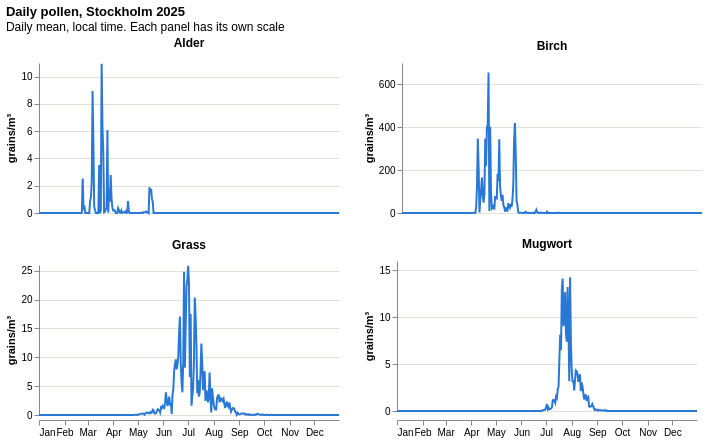

Here is the notebook cell this chart was saved with:
### Code cell
# 3. One season per pollen type: Stockholm 2025 (small multiples, own y-scale per panel)
import altair as alt

plot = (daily.query("city == 'Stockholm' and day.dt.year == 2025")
        .melt(id_vars="day", value_vars=POLLEN, var_name="pollen", value_name="grains"))
plot["pollen"] = plot["pollen"].str.replace("_pollen", "").str.capitalize()

# Axis labels: values >= 1000 shown as K (e.g. 1.2K)
k_labels = "datum.value >= 1000 ? format(datum.value / 1000, '~r') + 'K' : format(datum.value, '~r')"

(
    alt.Chart(plot)
    .mark_line(strokeWidth=2, color="#2a78d6")
    .encode(
        x=alt.X("day:T", title=None, axis=alt.Axis(format="%b", grid=False)),
        y=alt.Y("grains:Q", title="grains/m³", axis=alt.Axis(labelExpr=k_labels, gridColor="#e1e0d9")),
        tooltip=[alt.Tooltip("day:T", format="%d %b"), "pollen:N", alt.Tooltip("grains:Q", format=".1f")],
    )
    .properties(width=300, height=150)
    .facet(
        facet=alt.Facet("pollen:N", title=None, sort=["Alder", "Birch", "Grass", "Mugwort"],
                        header=alt.Header(labelFontWeight="bold", labelFontSize=12)),
        columns=2,
    )
    .resolve_scale(y="independent")
    .properties(title=alt.Title("Daily pollen, Stockholm 2025", fontWeight="bold",
                                subtitle="Daily mean, local time. Each panel has its own scale"))
    .configure_view(stroke=None)
)

### Figure 1 — Vega-Lite specification as saved in the notebook (floating-point values rounded to 4 significant figures; data arrays with more than 128 entries replaced by an {"elided": "..."} marker saying what was removed)
{"config": {"view": {"continuousWidth": 300, "continuousHeight": 300, "stroke": null}}, "data": {"name": "data-ed39856e9874d62f487d1d5996eabf7a"}, "facet": {"field": "pollen", "header": {"labelFontSize": 12, "labelFontWeight": "bold"}, "sort": ["Alder", "Birch", "Grass", "Mugwort"], "title": null, "type": "nominal"}, "spec": {"mark": {"type": "line", "color": "#2a78d6", "strokeWidth": 2}, "encoding": {"tooltip": [{"field": "day", "format": "%d %b", "type": "temporal"}, {"field": "pollen", "type": "nominal"}, {"field": "grains", "format": ".1f", "type": "quantitative"}], "x": {"axis": {"format": "%b", "grid": false}, "field": "day", "title": null, "type": "temporal"}, "y": {"axis": {"gridColor": "#e1e0d9", "labelExpr": "datum.value >= 1000 ? format(datum.value / 1000, '~r') + 'K' : format(datum.value, '~r')"}, "field": "grains", "title": "grains/m³", "type": "quantitative"}}, "height": 150, "width": 300}, "columns": 2, "resolve": {"scale": {"y": "independent"}}, "title": {"text": "Daily pollen, Stockholm 2025", "fontWeight": "bold", "subtitle": "Daily mean, local time. Each panel has its own scale"}, "$schema": "https://vega.github.io/schema/vega-lite/v6.4.1.json", "datasets": {"data-ed39856e9874d62f487d1d5996eabf7a": {"elided": "1460 records"}}}
